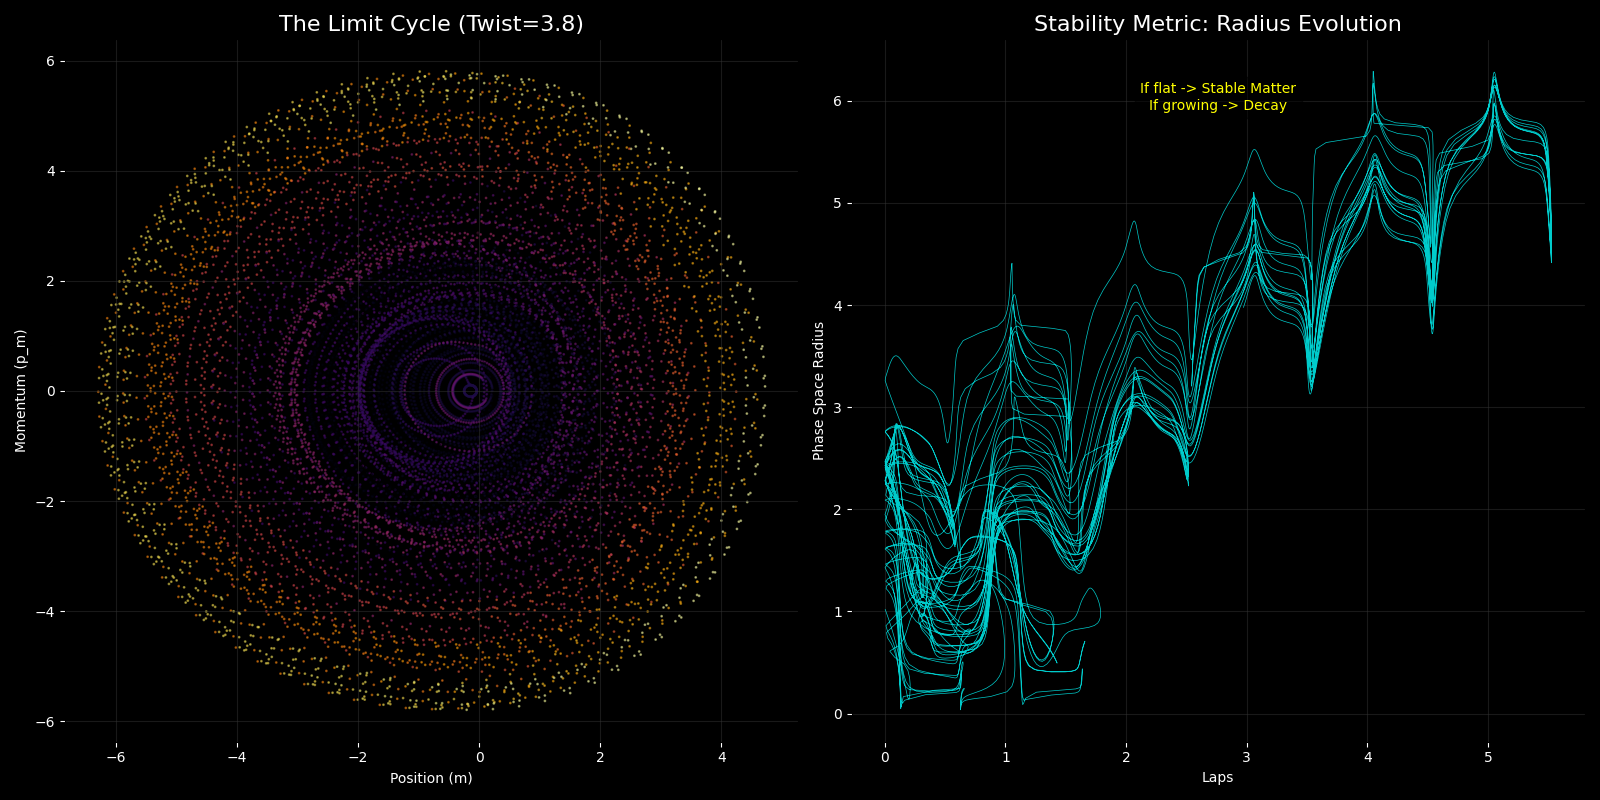

Python code for this plot:
import numpy as np
import matplotlib.pyplot as plt

# ----------------------------------------
# PARAMETERS
# ----------------------------------------
TWIST = 3.8  # The "Fermion Plateau" Value
DT = 0.015
LAPS_TO_RUN = 100
# Approx steps per lap = 2*pi / (average angular velocity). 
# Let's assume angular velocity ~ 1 (natural units). 
# 2*pi/0.015 ~= 400 steps per lap. 
# 100 laps * 400 steps = 40,000 steps. Let's do 60,000 to be safe.
STEPS = 60000 

def get_force_limit_cycle(m, lam):
    # 1. Teal (EM)
    F_teal_m = -(m + 0.866) 
    F_teal_lam = -(lam - 0.5)

    # 2. Red (Weak) - The Critical Asymmetry
    F_red_m = -(m - 0.0)
    p_violation = TWIST * np.sin(m * 2.5) 
    F_red_lam = -(lam + 1.0) + p_violation

    # 3. Gold (Strong) - Tension Mode
    F_gold_m = (F_teal_m + F_red_m)
    F_gold_lam = (F_teal_lam + F_red_lam)
    
    # Basin Weighting
    angle = np.degrees(np.arctan2(lam, m)) % 360
    
    # Fast Gaussian
    diff_g = np.minimum(np.abs(angle - 30), 360 - np.abs(angle - 30))
    w_gold = np.exp(-(diff_g/80)**2)
    
    diff_t = np.minimum(np.abs(angle - 150), 360 - np.abs(angle - 150))
    w_teal = np.exp(-(diff_t/80)**2)
    
    diff_r = np.minimum(np.abs(angle - 270), 360 - np.abs(angle - 270))
    w_red = np.exp(-(diff_r/80)**2)
    
    tot = w_gold + w_teal + w_red + 1e-6
    
    Fm = (w_teal * F_teal_m + w_red * F_red_m + w_gold * F_gold_m) / tot
    Flam = (w_teal * F_teal_lam + w_red * F_red_lam + w_gold * F_gold_lam) / tot
    
    return Fm, Flam

def leapfrog_limit_cycle(m, lam, pm, plam, dt):
    Fm, Flam = get_force_limit_cycle(m, lam)
    pm_h = pm + 0.5 * dt * Fm
    plam_h = plam + 0.5 * dt * Flam
    m_n = m + dt * pm_h
    lam_n = lam + dt * plam_h
    Fm_n, Flam_n = get_force_limit_cycle(m_n, lam_n)
    pm_n = pm_h + 0.5 * dt * Fm_n
    plam_n = plam_h + 0.5 * dt * Flam_n
    return m_n, lam_n, pm_n, plam_n

def run_long_term_stability():
    # Initial Condition
    m, lam = -0.5, 0.5
    pm, plam = 0.9, 0.4
    
    # Store data
    traj_m = []
    traj_pm = []
    laps_list = []
    
    prev_angle = np.arctan2(lam, m)
    total_angle = 0.0
    
    print(f"Running Long-Term Stability Test ({LAPS_TO_RUN} laps)...")
    
    # Decimation factor for plotting (don't need every single point for 60k steps)
    DECIMATE = 5 
    
    for i in range(STEPS):
        m, lam, pm, plam = leapfrog_limit_cycle(m, lam, pm, plam, DT)
        
        # Angle Tracking
        curr_angle = np.arctan2(lam, m)
        delta = curr_angle - prev_angle
        if delta > np.pi: delta -= 2*np.pi
        if delta < -np.pi: delta += 2*np.pi
        total_angle += delta
        prev_angle = curr_angle
        
        current_laps = abs(total_angle) / (2*np.pi)
        
        if i % DECIMATE == 0:
            traj_m.append(m)
            traj_pm.append(pm)
            laps_list.append(current_laps)
            
    # ----------------------------------------
    # PLOTTING
    # ----------------------------------------
    traj_m = np.array(traj_m)
    traj_pm = np.array(traj_pm)
    laps_list = np.array(laps_list)
    
    fig, (ax1, ax2) = plt.subplots(1, 2, figsize=(16, 8), facecolor='black')
    
    # Plot 1: The Phase Space Limit Cycle
    ax1.set_facecolor('black')
    
    # We color code by time: Blue = Early, Yellow/White = Late
    # This shows convergence
    sc = ax1.scatter(traj_m, traj_pm, c=laps_list, cmap='inferno', s=1, alpha=0.5)
    
    ax1.set_title(f"The Limit Cycle (Twist={TWIST})", color='white', fontsize=16)
    ax1.set_xlabel("Position (m)", color='white')
    ax1.set_ylabel("Momentum (p_m)", color='white')
    ax1.grid(color='#333333', alpha=0.5)
    ax1.tick_params(colors='white')
    
    # Plot 2: Stability Metric (Radius vs Time)
    ax2.set_facecolor('black')
    
    # Calculate Phase Space Radius (Energy proxy)
    radius = np.sqrt(traj_m**2 + traj_pm**2)
    
    ax2.plot(laps_list, radius, color='cyan', linewidth=0.5, alpha=0.8)
    
    ax2.set_title("Stability Metric: Radius Evolution", color='white', fontsize=16)
    ax2.set_xlabel("Laps", color='white')
    ax2.set_ylabel("Phase Space Radius", color='white')
    ax2.grid(color='#333333', alpha=0.5)
    ax2.tick_params(colors='white')
    
    # Interpretive Text
    ax2.text(0.5, 0.9, "If flat -> Stable Matter\nIf growing -> Decay", 
             transform=ax2.transAxes, color='yellow', ha='center', bbox=dict(facecolor='black', alpha=0.5))

    plt.tight_layout()
    plt.savefig('limit_cycle_stability.png')
    plt.show()

if __name__ == "__main__":
    run_long_term_stability()
